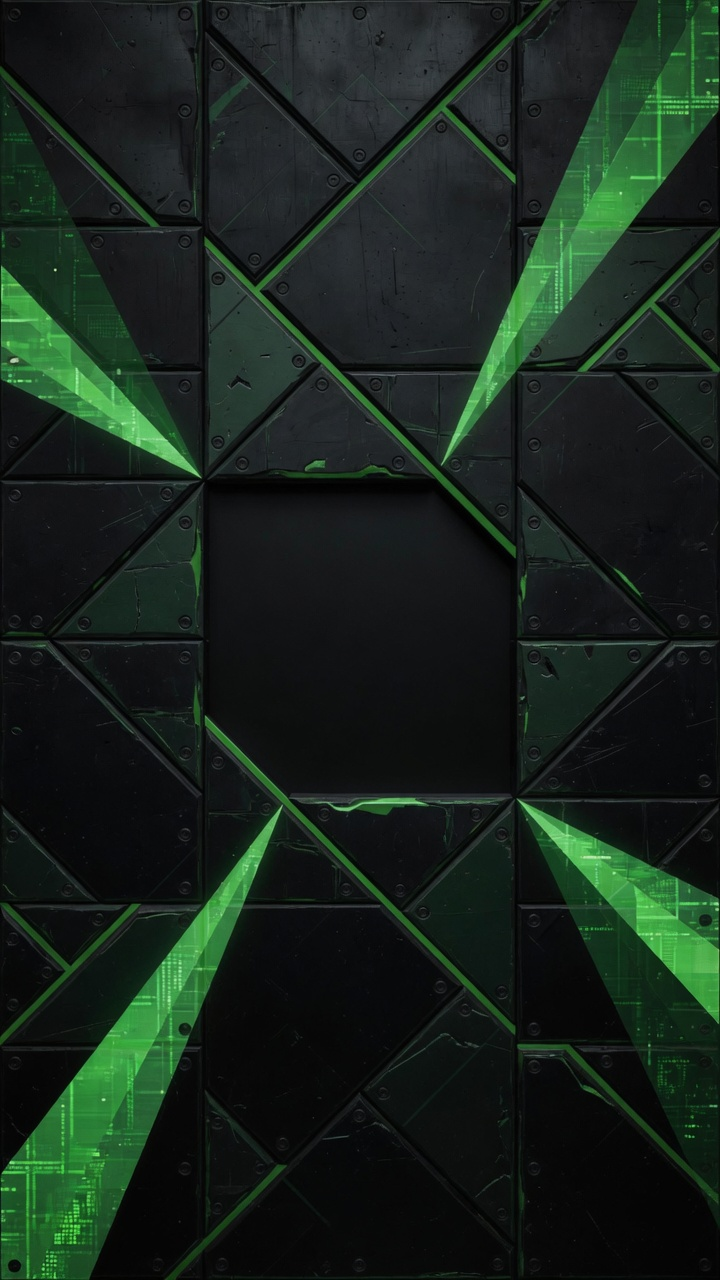
#> input picture docs/playstore/storelisting/hybrid/ai_assets/bg_a.jpg, 720 x 1280 px
$ python generate_hybrid.py
#> lines starting #> are read from the running program, lines starting #| are printed output that depends on the picture
### docs/playstore/storelisting/python/generate_storelisting.py
#!/usr/bin/env python3
"""NativeCode Play Store listing frames — pure Python/Pillow.

Portrait 1080x1920. Cyber-brutalist (docs/project/ui_design.md).
Text zone top, phone zone bottom — no overlap.
"""
from __future__ import annotations

import math
import random
from pathlib import Path

import numpy as np
from PIL import Image, ImageDraw, ImageFilter, ImageFont

# ── paths ──────────────────────────────────────────────────────────
ROOT = Path(__file__).resolve().parents[4]  # termux-lib
SHOTS = ROOT / "docs" / "screenshots" / "v1"
LOGO = ROOT / "app" / "src" / "main" / "res" / "drawable" / "logo_highres.webp"
OUT = Path(__file__).resolve().parent
FONT_DIR = Path("/tmp/storelisting-fonts")
W, H = 1080, 1920

# ── brand ──────────────────────────────────────────────────────────
BG = (0x13, 0x13, 0x13, 255)
SURFACE = (0x12, 0x12, 0x12, 255)
SURFACE_LOW = (0x1C, 0x1B, 0x1B, 255)
SURFACE_BRIGHT = (0x39, 0x39, 0x39, 255)
OUTLINE_VAR = (0x3C, 0x4A, 0x3F, 255)
PRIMARY = (0x3D, 0xDC, 0x84, 255)
PRIMARY_SOFT = (0x60, 0xF9, 0x9E, 255)
TEXT = (0xFA, 0xFA, 0xFA, 255)
TEXT_DIM = (0xBB, 0xCB, 0xBC, 255)
ON_PRIMARY = (0x0A, 0x0A, 0x0A, 255)
GRID = (0x3C, 0x4A, 0x3F, 40)
NOISE_SEED = 42


def font(path_candidates, size: int) -> ImageFont.FreeTypeFont:
    for p in path_candidates:
        if p and Path(p).exists():
            try:
                return ImageFont.truetype(str(p), size)
            except OSError:
                continue
    return ImageFont.load_default()


def f_head(size: int) -> ImageFont.FreeTypeFont:
    return font(
        [
            FONT_DIR / "SpaceGrotesk.ttf",
            "/usr/share/fonts/TTF/FiraSans-Bold.ttf",
            "/usr/share/fonts/TTF/DejaVuSans-Bold.ttf",
        ],
        size,
    )


def f_body(size: int) -> ImageFont.FreeTypeFont:
    return font(
        [
            "/usr/share/fonts/TTF/FiraSans-Book.ttf",
            "/usr/share/fonts/TTF/FiraSans-Bold.ttf",
            "/usr/share/fonts/TTF/DejaVuSans.ttf",
        ],
        size,
    )


def f_mono(size: int) -> ImageFont.FreeTypeFont:
    return font(
        [
            "/usr/share/fonts/TTF/JetBrainsMono-Bold.ttf",
            "/usr/share/fonts/TTF/JetBrainsMono-Medium.ttf",
            "/usr/share/fonts/TTF/DejaVuSansMono-Bold.ttf",
        ],
        size,
    )


# [4 lines left out: function load_shot, not called in this run]


def load_logo(size: int = 280) -> Image.Image:
    im = Image.open(LOGO).convert("RGBA")
    im.thumbnail((size, size), Image.Resampling.LANCZOS)
    return im


# ── textures / effects ─────────────────────────────────────────────

def noise_layer(w: int, h: int, alpha: int = 18, seed: int = NOISE_SEED) -> Image.Image:
    rng = np.random.default_rng(seed)
    # sparse noise at half res, upscale
    hw, hh = w // 2, h // 2
    v = rng.integers(0, 256, size=(hh, hw), dtype=np.uint8)
    a = rng.integers(0, alpha + 1, size=(hh, hw), dtype=np.uint8)
    arr = np.zeros((hh, hw, 4), dtype=np.uint8)
    arr[..., 0] = v
    arr[..., 1] = v
    arr[..., 2] = v
    arr[..., 3] = a
    n = Image.fromarray(arr, "RGBA").resize((w, h), Image.Resampling.BILINEAR)
    return n.filter(ImageFilter.GaussianBlur(0.8))


def grid_layer(w: int, h: int, step: int = 32) -> Image.Image:
    g = Image.new("RGBA", (w, h), (0, 0, 0, 0))
    d = ImageDraw.Draw(g)
    c = (OUTLINE_VAR[0], OUTLINE_VAR[1], OUTLINE_VAR[2], 28)
    for x in range(0, w, step):
        d.line([(x, 0), (x, h)], fill=c, width=1)
    for y in range(0, h, step):
        d.line([(0, y), (w, y)], fill=c, width=1)
    c2 = (PRIMARY[0], PRIMARY[1], PRIMARY[2], 18)
    for x in range(0, w, step * 4):
        d.line([(x, 0), (x, h)], fill=c2, width=1)
    for y in range(0, h, step * 4):
        d.line([(0, y), (w, y)], fill=c2, width=1)
    return g


def radial_glow(
    w: int, h: int, cx: float, cy: float, radius: float, color: tuple, peak_a: int = 70
) -> Image.Image:
    # low-res glow, upscale for speed
    scale = 4
    sw, sh = w // scale, h // scale
    ys = np.arange(sh, dtype=np.float32)
    xs = np.arange(sw, dtype=np.float32)
    xx, yy = np.meshgrid(xs, ys)
    dx = (xx - cx / scale) / (radius / scale)
    dy = (yy - cy / scale) / (radius / scale)
    dist = np.sqrt(dx * dx + dy * dy)
    mask = np.clip(1.0 - dist, 0, 1) ** 2
    a = (mask * peak_a).astype(np.uint8)
    r, g, b = color[:3]
    arr = np.zeros((sh, sw, 4), dtype=np.uint8)
    arr[..., 0] = r
    arr[..., 1] = g
    arr[..., 2] = b
    arr[..., 3] = a
    return Image.fromarray(arr, "RGBA").resize((w, h), Image.Resampling.BILINEAR)


def scanlines(w: int, h: int, gap: int = 4, a: int = 12) -> Image.Image:
    layer = Image.new("RGBA", (w, h), (0, 0, 0, 0))
    d = ImageDraw.Draw(layer)
    for y in range(0, h, gap):
        d.line([(0, y), (w, y)], fill=(0, 0, 0, a), width=1)
    return layer


# [53 lines left out: functions corner_brackets, hard_shadow, make_base, not called in this run]


def text_size(draw: ImageDraw.ImageDraw, text: str, font: ImageFont.ImageFont):
    b = draw.textbbox((0, 0), text, font=font)
    return b[2] - b[0], b[3] - b[1]


# [5 lines left out: function draw_centered_text, not called in this run]


def wrap_lines(draw, text, font, max_w):
    words = text.split()
    lines, cur = [], ""
    for w in words:
        trial = (cur + " " + w).strip()
        tw, _ = text_size(draw, trial, font)
        if tw <= max_w:
            cur = trial
        else:
            if cur:
                lines.append(cur)
            cur = w
    if cur:
        lines.append(cur)
    return lines


def draw_header(
    im: Image.Image,
    headline: str,
    sub: str,
    chips: list[str] | None = None,
    top_pad: int = 48,
) -> int:
    """Draw header in reserved top zone. Returns y where content may start."""
    d = ImageDraw.Draw(im)
    y = top_pad + 16

    # mono kicker
    kick = f_mono(18)
    k = "NATIVECODE  ·  PLAY LISTING"
    tw, th = text_size(d, k, kick)
    d.text(((W - tw) // 2, y), k, font=kick, fill=PRIMARY_SOFT)
    y += th + 28

    # headline — up to 2 lines
    hf = f_head(56 if len(headline) > 22 else 64)
    lines = wrap_lines(d, headline, hf, W - 80)
    for line in lines[:2]:
        tw, th = text_size(d, line, hf)
        d.text(((W - tw) // 2, y), line, font=hf, fill=TEXT)
        y += th + 8
    y += 12

    # sub
    if sub:
        bf = f_body(26)
        for line in wrap_lines(d, sub, bf, W - 100)[:3]:
            tw, th = text_size(d, line, bf)
            d.text(((W - tw) // 2, y), line, font=bf, fill=TEXT_DIM)
            y += th + 6
        y += 16

    # chips
    if chips:
        mf = f_mono(16)
        chip_h = 36
        gap = 10
        # measure row
        widths = []
        for c in chips:
            tw, _ = text_size(d, c, mf)
            widths.append(tw + 28)
        total = sum(widths) + gap * (len(chips) - 1)
        x = (W - total) // 2
        for c, cw in zip(chips, widths):
            # hard chip
            d.rectangle([x, y, x + cw, y + chip_h], fill=SURFACE_LOW)
            d.rectangle([x, y, x + cw, y + chip_h], outline=PRIMARY, width=2)
            # inner highlight top
            d.line([(x + 1, y + 1), (x + cw - 2, y + 1)], fill=(255, 255, 255, 30))
            tw, th = text_size(d, c, mf)
            d.text(
                (x + (cw - tw) // 2, y + (chip_h - th) // 2 - 1),
                c,
                font=mf,
                fill=PRIMARY_SOFT,
            )
            x += cw + gap
        y += chip_h + 28
    else:
        y += 12

    # separator
    d.line([(64, y), (W - 64, y)], fill=(PRIMARY[0], PRIMARY[1], PRIMARY[2], 80), width=2)
    y += 28
    return y


# [45 lines left out: functions cover_crop, phone_frame, paste_phone, not called in this run]


def label_under(draw, x, y, w, text, font):
    tw, th = text_size(draw, text, font)
    draw.text((x + (w - tw) // 2, y), text, font=font, fill=PRIMARY_SOFT)


# ── layouts ────────────────────────────────────────────────────────

def layout_hero(im: Image.Image):
    y0 = draw_header(
        im,
        "VIBE CODE ON YOUR PHONE",
        "Portable Linux & AI Developer Environment",
        chips=["AGENTIC", "DEBIAN", "ON-DEVICE AI"],
    )
    # logo center
    logo = load_logo(300)
    lx = (W - logo.size[0]) // 2
    ly = y0 + 20
    # glow behind logo
    im.alpha_composite(
        radial_glow(W, H, W / 2, ly + logo.size[1] / 2, 280, PRIMARY, 90)
    )
    # name under logo zone reserved — place faded phones BEHIND logo area bottom
    # Background collage phones (behind, dimmed) in lower 55%
    shots = [
        load_shot("home.png"),
        load_shot("project_workspace.png"),
        load_shot("terminal_opencode.png"),
        load_shot("terminal.png"),
    ]
    phone_h = 720
    phone_w = int(phone_h * 9 / 19.5)
    gap = 16
    total_w = phone_w * 4 + gap * 3
    start_x = (W - total_w) // 2
    py = H - phone_h - 80

    # draw phones first (behind)
    for i, s in enumerate(shots):
        ph = phone_frame(s, phone_w, phone_h, bezel=8, top_bar=14)
        # dim
        ph = Image.blend(
            ph, Image.new("RGBA", ph.size, (0x13, 0x13, 0x13, 180)), 0.25
        )
        px = start_x + i * (phone_w + gap)
        # slight vertical stagger
        paste_phone(im, ph, px, py + (i % 2) * 24 - 12, shadow=8)

    # logo + brand on top of phones
    im.paste(logo, (lx, ly), logo)
    d = ImageDraw.Draw(im)
    name_f = f_head(72)
    name = "NativeCode"
    tw, th = text_size(d, name, name_f)
    ny = ly + logo.size[1] + 16
    # dark plate under name so no overlap bleed
    pad = 16
    plate = Image.new("RGBA", (tw + pad * 2, th + pad * 2), (0x13, 0x13, 0x13, 210))
    im.paste(plate, ((W - tw) // 2 - pad, ny - pad // 2), plate)
    d = ImageDraw.Draw(im)
    d.text(((W - tw) // 2, ny), name, font=name_f, fill=TEXT)

    tag_f = f_mono(20)
    tag = "AI CODING  ·  LINUX  ·  POCKET"
    tw2, th2 = text_size(d, tag, tag_f)
    d.text(((W - tw2) // 2, ny + th + 12), tag, font=tag_f, fill=PRIMARY)

    # corner brackets around logo+name block
    corner_brackets(
        d,
        (lx - 24, ly - 16, lx + logo.size[0] + 24, ny + th + th2 + 28),
        PRIMARY,
        36,
        3,
    )


# [183 lines left out: functions layout_grid4, layout_three, layout_feature_side, layout_debian_ai, layout_xfce, not called in this run]


# ── frames ─────────────────────────────────────────────────────────

FRAMES = [
    ("01_hero", "hero", 0),
    ("02_ai_agents", "ai", 1),
    ("03_projects", "projects", 2),
    ("04_debian_ai", "debian", 3),
    ("05_agentic", "agentic", 4),
    ("06_xfce", "xfce", 5),
    ("07_ship", "ship", 6),
    ("08_control", "control", 7),
]


def render_frame(stem: str, kind: str, variant: int) -> Image.Image:
    im = make_base(variant)
    if kind == "hero":
        layout_hero(im)
    elif kind == "ai":
        layout_grid4(
            im,
            "4 AI CODING AGENTS",
            "Run on device — no laptop required",
            [
                ("terminal_opencode.png", "OPENCODE"),
                ("terminal_agy.png", "AGY"),
                ("terminal_codex.png", "CODEX"),
                ("terminal_claude_code.png", "CLAUDE CODE"),
            ],
            chips=["ON-DEVICE", "AGENTIC", "VIBE CODE"],
        )
    elif kind == "projects":
        layout_grid4(
            im,
            "FULL PROJECT CONTROL",
            "Workspace · files · git diff · config",
            [
                ("project_workspace.png", "WORKSPACE"),
                ("project_directory.png", "DIRECTORY"),
                ("git_diff.png", "GIT DIFF"),
                ("project_config.png", "CONFIG"),
            ],
            chips=["PROJECTS", "GIT", "FILES"],
        )
    elif kind == "debian":
        layout_debian_ai(im)
    elif kind == "agentic":
        layout_three(
            im,
            "AGENTIC DEV IN YOUR POCKET",
            "Home → workspace agent → ship",
            [
                ("home.png", "HOME"),
                ("workspace_agent.png", "AGENT"),
                ("all_projects.png", "PROJECTS"),
            ],
            chips=["FLOW", "AGENT", "SHIP"],
        )
    elif kind == "xfce":
        layout_xfce(im)
    elif kind == "ship":
        layout_three(
            im,
            "SHIP FROM ANYWHERE",
            "Marketplace · packages · git — hustler stack",
            [
                ("marketplace.png", "MARKETPLACE"),
                ("software_management.png", "PACKAGES"),
                ("git_diff.png", "GIT"),
            ],
            chips=["HUSTLE", "INSTALL", "SHIP"],
        )
    elif kind == "control":
        layout_three(
            im,
            "BUILT FOR BUILDERS",
            "Settings · repairs · you own the stack",
            [
                ("settings.png", "SETTINGS"),
                ("repairs.png", "REPAIRS"),
                ("home.png", "DASHBOARD"),
            ],
            chips=["CONTROL", "TRUST", "POWER"],
        )
    else:
        raise ValueError(kind)

    # final light vignette (vectorized)
    scale = 4
    sw, sh = W // scale, H // scale
    ys = np.linspace(-1, 1, sh, dtype=np.float32)
    xs = np.linspace(-1, 1, sw, dtype=np.float32)
    xx, yy = np.meshgrid(xs, ys)
    edge = np.maximum(np.abs(xx), np.abs(yy))
    a = np.where(edge > 0.75, ((edge - 0.75) / 0.25) ** 2 * 90, 0).astype(np.uint8)
    arr = np.zeros((sh, sw, 4), dtype=np.uint8)
    arr[..., 3] = a
    vig = Image.fromarray(arr, "RGBA").resize((W, H), Image.Resampling.BILINEAR)
    im = Image.alpha_composite(im, vig)
    return im.convert("RGB")


# [11 lines left out: function main, not called in this run]


# [2 lines that do not run on import are left out]

### docs/playstore/storelisting/hybrid/generate_hybrid.py
#!/usr/bin/env python3
"""Hybrid storelisting: AI textured backgrounds + Python layout (real UI faces)."""
from __future__ import annotations

import sys
from pathlib import Path

from PIL import Image, ImageDraw, ImageEnhance

ROOT = Path(__file__).resolve().parents[1]  # storelisting/
PY = ROOT / "python"
sys.path.insert(0, str(PY))

import generate_storelisting as g  # noqa: E402

OUT = Path(__file__).resolve().parent
ASSETS = OUT / "ai_assets"
BGS = ["bg_a.jpg", "bg_b.jpg", "bg_c.jpg"]


def ai_base(variant: int) -> Image.Image:
    bg_path = ASSETS / BGS[variant % len(BGS)]
    bg = Image.open(bg_path).convert("RGBA").resize((g.W, g.H), Image.Resampling.LANCZOS)
    # darken so text/UI pop, keep texture
    bg = ImageEnhance.Brightness(bg).enhance(0.45)
    bg = ImageEnhance.Contrast(bg).enhance(1.15)
    # blend with brand void
    void = Image.new("RGBA", (g.W, g.H), g.BG)
    base = Image.blend(void, bg, 0.72)
    # green glow overlays from python
    positions = [
        (g.W * 0.5, g.H * 0.18, 480, 50),
        (g.W * 0.15, g.H * 0.8, 360, 28),
        (g.W * 0.9, g.H * 0.5, 340, 24),
    ]
    for i, (cx, cy, rad, peak) in enumerate(positions):
        shift = (variant * 29 + i * 13) % 60
        base = Image.alpha_composite(
            base, g.radial_glow(g.W, g.H, cx + shift, cy, rad, g.PRIMARY, peak)
        )
    base = Image.alpha_composite(base, g.noise_layer(g.W, g.H, 14, g.NOISE_SEED + variant + 10))
    base = Image.alpha_composite(base, g.scanlines(g.W, g.H, 5, 14))
    # faint grid on top of AI texture
    base = Image.alpha_composite(base, g.grid_layer(g.W, g.H, 40))
    draw = ImageDraw.Draw(base)
    draw.rectangle([0, 0, g.W, 6], fill=g.PRIMARY)
    draw.rectangle([0, g.H - 6, g.W, g.H], fill=g.PRIMARY)
    return base


def render(stem: str, kind: str, variant: int) -> Image.Image:
    # monkey-patch make_base for this render
    original = g.make_base
    g.make_base = lambda v=0: ai_base(variant)
    try:
        im = g.render_frame(stem, kind, variant)
    finally:
        g.make_base = original
    return im


def main():
    OUT.mkdir(parents=True, exist_ok=True)
    for stem, kind, var in g.FRAMES:
        print(f"hybrid {stem}…")
        img = render(stem, kind, var)
#> in ai_base, `bg = ImageEnhance.Brightness(bg).enhance(0.45)`:
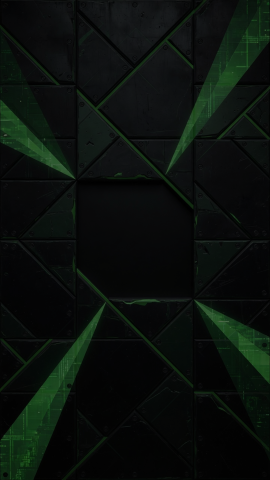
#> bg: PIL image 1080x1920 RGBA (shown at 1/4 size); mean R, G, B, A 10.1, 16.2, 12.1, 255
#> the loop in ai_base, `for i, (cx, cy, rad, peak) in enumerate(positions):` made 3 passes
#> pass 1, in ai_base, `base = Image.alpha_composite( base, g.radial_glow(g.W, g.H, cx + shift..`:
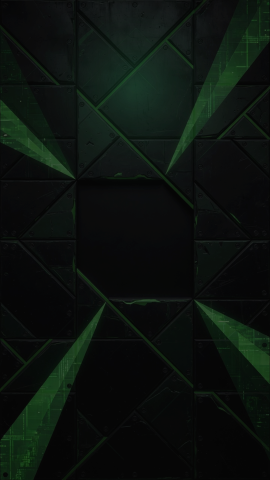
#> base: PIL image 1080x1920 RGBA (shown at 1/4 size); mean R, G, B, A 11.9, 18.5, 14.3, 255
#> in noise_layer, `n = Image.fromarray(arr, "RGBA").resize((w, h), Image.Resampling.BILIN..`:
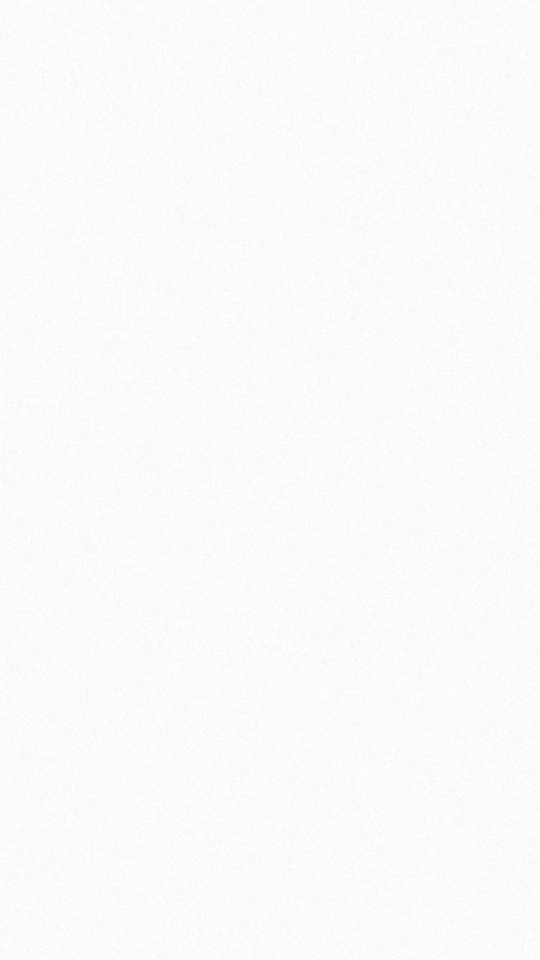
#> n: PIL image 1080x1920 RGBA (shown at 1/2 size); mean R, G, B, A 132.5, 132.5, 132.5, 7.3; transparent parts drawn white
#> in draw_header, `tw, th = text_size(d, k, kick)`: tw = 136; th = 8
#> in draw_header, `y += th + 28`: y = 100
#> in draw_header, `lines = wrap_lines(d, headline, hf, W - 80)`: lines = ['VIBE CODE ON YOUR PHONE']
#> the loop in draw_header, `for line in lines[:2]:` made 1 pass
#> (line, b in text_size, tw, th, y) on pass 1: ('VIBE CODE ON YOUR PHONE', (0, 2, 132, 10), 132, 8, 116)
#> after the loop in draw_header, `for line in lines[:2]:`: y = 116
#> in draw_header, `y += 12`: y = 128
#> the loop in draw_header, `for line in wrap_lines(d, sub, bf, W - 100)[:3]:` made 1 pass
#> (b in text_size, tw, th, y) on pass 1: ((0, 2, 202, 12), 202, 10, 144)
#> after the loop in draw_header, `for line in wrap_lines(d, sub, bf, W - 100)[:3]:`: y = 144
#> in draw_header, `y += 16`: y = 160
#> the loop in draw_header, `for c in chips:` made 3 passes
#> tw on passes 1 to 3: 43, 36, 64
#> after the loop in draw_header, `for c in chips:`: widths = [71, 64, 92]
#> in draw_header, `total = sum(widths) + gap * (len(chips) - 1)`: total = 247
#> in draw_header, `x = (W - total) // 2`: x = 416
#> the loop in draw_header, `for c, cw in zip(chips, widths):` made 3 passes
#> (c, cw, b in text_size, tw, x) on passes 1 to 3: ('AGENTIC', 71, (0, 2, 43, 10), 43, 497), ('DEBIAN', 64, (0, 2, 36, 10), 36, 571), ('ON-DEVICE AI', 92, (0, 2, 64, 10), 64, 673)
#> after the loop in draw_header, `for c, cw in zip(chips, widths):`: x = 673
#> in draw_header, `y += chip_h + 28`: y = 224
#> in draw_header, `y += 28`: y = 252
        # slight extra sharpen for marketing punch
        img = ImageEnhance.Sharpness(img).enhance(1.08)
        path = OUT / f"{stem}.png"
        img.save(path, "PNG", optimize=True)
        print(f"  → {path}")
    print("done", OUT)


if __name__ == "__main__":
#> (the run stopped early here; a loop or call above may not have finished)

$ run again, with docs/playstore/storelisting/hybrid/ai_assets/fg_base.jpg copied over docs/playstore/storelisting/hybrid/ai_assets/bg_a.jpg
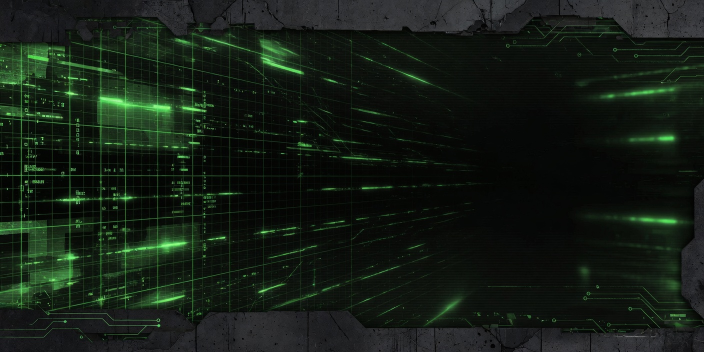
#> input picture docs/playstore/storelisting/hybrid/ai_assets/fg_base.jpg, 1408 x 704 px (shown at 1/2 size)
#> in ai_base, `bg = Image.open(bg_path).convert("RGBA").resize((g.W, g.H), Image.Resa..`:
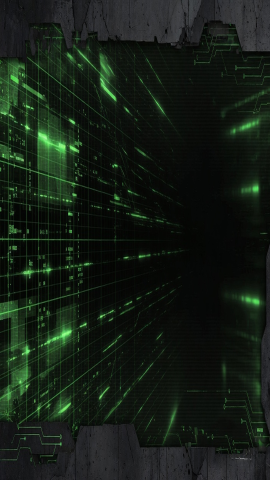
#> bg: PIL image 1080x1920 RGBA (shown at 1/4 size); mean R, G, B, A 20.3, 29.5, 20.6, 255
#> the loop in ai_base, `for i, (cx, cy, rad, peak) in enumerate(positions):` made 3 passes
#> pass 1, in ai_base, `base = Image.alpha_composite( base, g.radial_glow(g.W, g.H, cx + shift..`:
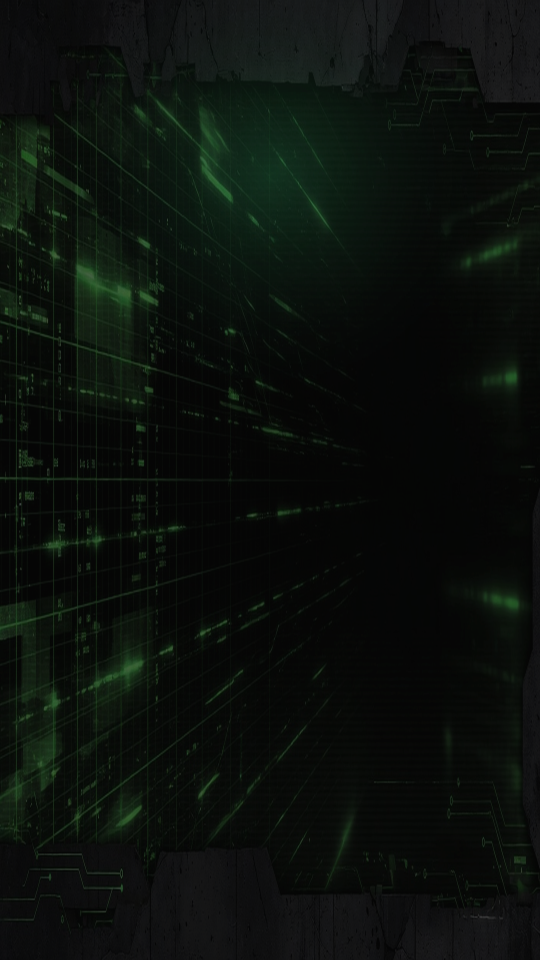
#> base: PIL image 1080x1920 RGBA (shown at 1/2 size); mean R, G, B, A 11, 16.1, 12, 255
#> layer: PIL image 1080x1920 RGBA; every value is 0
#> in draw_header, `tw, th = text_size(d, k, kick)`: tw = 136; th = 8
#> in draw_header, `y += th + 28`: y = 100
#> lines = ['VIBE CODE ON YOUR PHONE']
#> the loop in draw_header, `for line in lines[:2]:` made 1 pass
#> (line, b in text_size, tw, th, y) on pass 1: ('VIBE CODE ON YOUR PHONE', (0, 2, 132, 10), 132, 8, 116)
#> after the loop in draw_header, `for line in lines[:2]:`: y = 116
#> in draw_header, `y += 12`: y = 128
#> the loop in draw_header, `for line in wrap_lines(d, sub, bf, W - 100)[:3]:` made 1 pass
#> (b in text_size, tw, th, y) on pass 1: ((0, 2, 202, 12), 202, 10, 144)
#> after the loop in draw_header, `for line in wrap_lines(d, sub, bf, W - 100)[:3]:`: y = 144
#> in draw_header, `y += 16`: y = 160
#> the loop in draw_header, `for c in chips:` made 3 passes
#> tw on passes 1 to 3: 43, 36, 64
#> after the loop in draw_header, `for c in chips:`: widths = [71, 64, 92]
#> total = 247
#> in draw_header, `x = (W - total) // 2`: x = 416
#> the loop in draw_header, `for c, cw in zip(chips, widths):` made 3 passes
#> (c, cw, b in text_size, tw, x) on passes 1 to 3: ('AGENTIC', 71, (0, 2, 43, 10), 43, 497), ('DEBIAN', 64, (0, 2, 36, 10), 36, 571), ('ON-DEVICE AI', 92, (0, 2, 64, 10), 64, 673)
#> after the loop in draw_header, `for c, cw in zip(chips, widths):`: x = 673
#> in draw_header, `y += chip_h + 28`: y = 224
#> in draw_header, `y += 28`: y = 252
